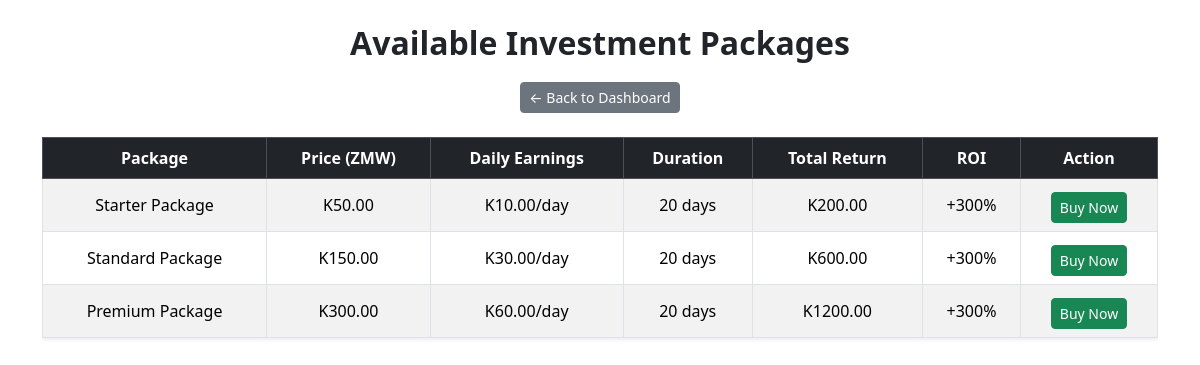
Screenshot of /products (signed in) with the database file from the repository.
### models.py (models this page shows)
class Product(db.Model):
    id = db.Column(db.Integer, primary_key=True)
    name = db.Column(db.String(120), nullable=False)
    description = db.Column(db.Text, nullable=True)
    price = db.Column(db.Float, nullable=False)
    daily_earning = db.Column(db.Float, nullable=False)
    duration_days = db.Column(db.Integer, nullable=False)
    purchases = db.relationship("Purchase", backref="product", cascade="all, delete-orphan")

### app.py (the view)
@app.route("/products")
def products_page():
    if "user" not in session:
        return redirect("/login")
    user = User.query.filter_by(phone_number=session["user"]).first()
    products = Product.query.order_by(Product.price.asc()).all()
    return render_template("products.html", products=products, user=user)

### templates/products.html (shortened to what this page needs)
<!DOCTYPE html>
<html lang="en">
<head>
    <link href="https://cdn.jsdelivr.net/npm/bootstrap@5.3.2/dist/css/bootstrap.min.css" rel="stylesheet">
</head>
<body>
<div class="container mt-4 mb-5">
    <h2 class="header-title text-center">Available Investment Packages</h2>
    <p class="text-center mb-4">
        <a href="/dashboard" class="btn btn-secondary btn-sm">&larr; Back to Dashboard</a>
    </p>
    <div class="table-responsive">
        <table class="table table-bordered table-striped shadow-sm">
            <thead class="table-dark">
                <tr>
                    <th>Package</th>
                    <th>Price (ZMW)</th>
                    <th>Daily Earnings</th>
                    <th>Duration</th>
                    <th>Total Return</th>
                    <th>ROI</th>
                    <th>Action</th>
                </tr>
            </thead>
            <tbody>
                {% if products %}
                {% for p in products %}
                {% set bg, color = '', '' %}
                {% if 'Starter' in p.name %}
                    {% set bg = '#dc3545' %}
                    {% set color = 'white' %}
                {% elif 'Standard' in p.name %}
                    {% set bg = '#ffffff' %}
                    {% set color = 'black' %}
                {% elif 'Premium' in p.name %}
                    {% set bg = '#28a745' %}
                    {% set color = 'white' %}
                {% endif %}
                <tr style="background-color: {{ bg }}; color: {{ color }};">
                    <td>{{ p.name }}</td>
                    <td>K{{ "%.2f"|format(p.price) }}</td>
                    <td>K{{ "%.2f"|format(p.price * 0.20) }}/day</td>
                    <td>{{ p.duration_days }} days</td>
                    <td>K{{ "%.2f"|format(p.price * 0.20 * p.duration_days) }}</td>
                    <td>
                        {% set roi = ((p.price * 0.20 * p.duration_days - p.price) / p.price * 100) %}
                        +{{ "%.0f"|format(roi) }}%
                    </td>
                    <td>
                        {% if user.balance >= p.price %}
                            <a href="/buy_product/{{ p.id }}" class="btn btn-success btn-sm btn-buy">Buy Now</a>
                        {% else %}
                            <span class="insufficient">Insufficient balance</span>
                        {% endif %}
                    </td>
                </tr>
                {% endfor %}
                {% else %}
                <tr>
                    <td colspan="7" class="text-center fw-bold">No products available</td>
                </tr>
                {% endif %}
            </tbody>
        </table>
    </div>
</div>
</body>
</html>

### templates/products.html (style rules this page uses)
.btn-buy { margin-top: 5px; }
.header-title { font-weight: 700; margin-bottom: 20px; }
table th, table td { vertical-align: middle !important; text-align: center; }

### rows the page displays
Product: name "Starter Package", price "50.00", p.price*0.20 "10.00", duration_days "20", p.price*0.20*p.duration_days "200.00", roi "300"
Product: name "Standard Package", price "150.00", p.price*0.20 "30.00", duration_days "20", p.price*0.20*p.duration_days "600.00", roi "300"
Product: name "Premium Package", price "300.00", p.price*0.20 "60.00", duration_days "20", p.price*0.20*p.duration_days "1200.00", roi "300"
